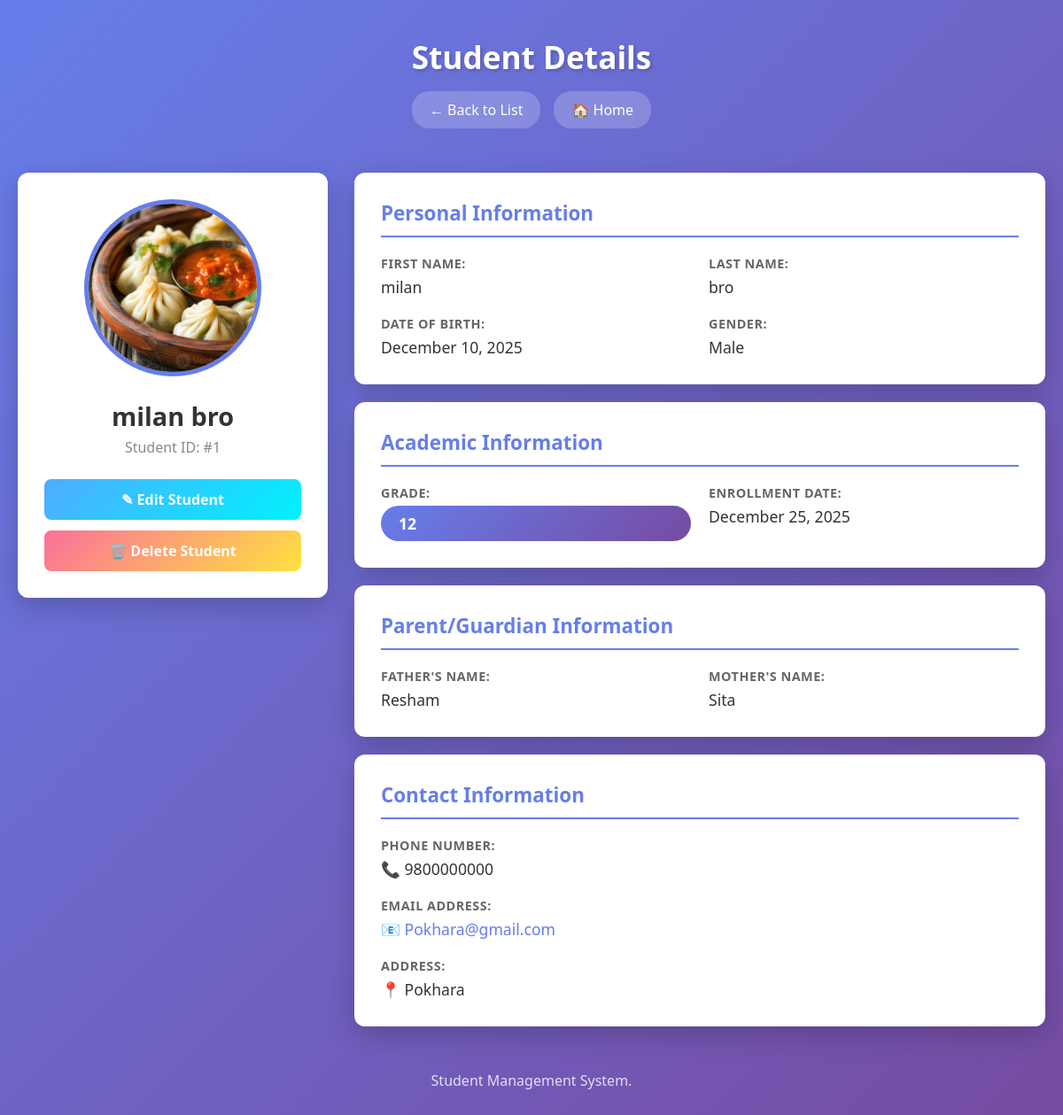
Before: /student_detail/1/ (signed in) with the older database file.
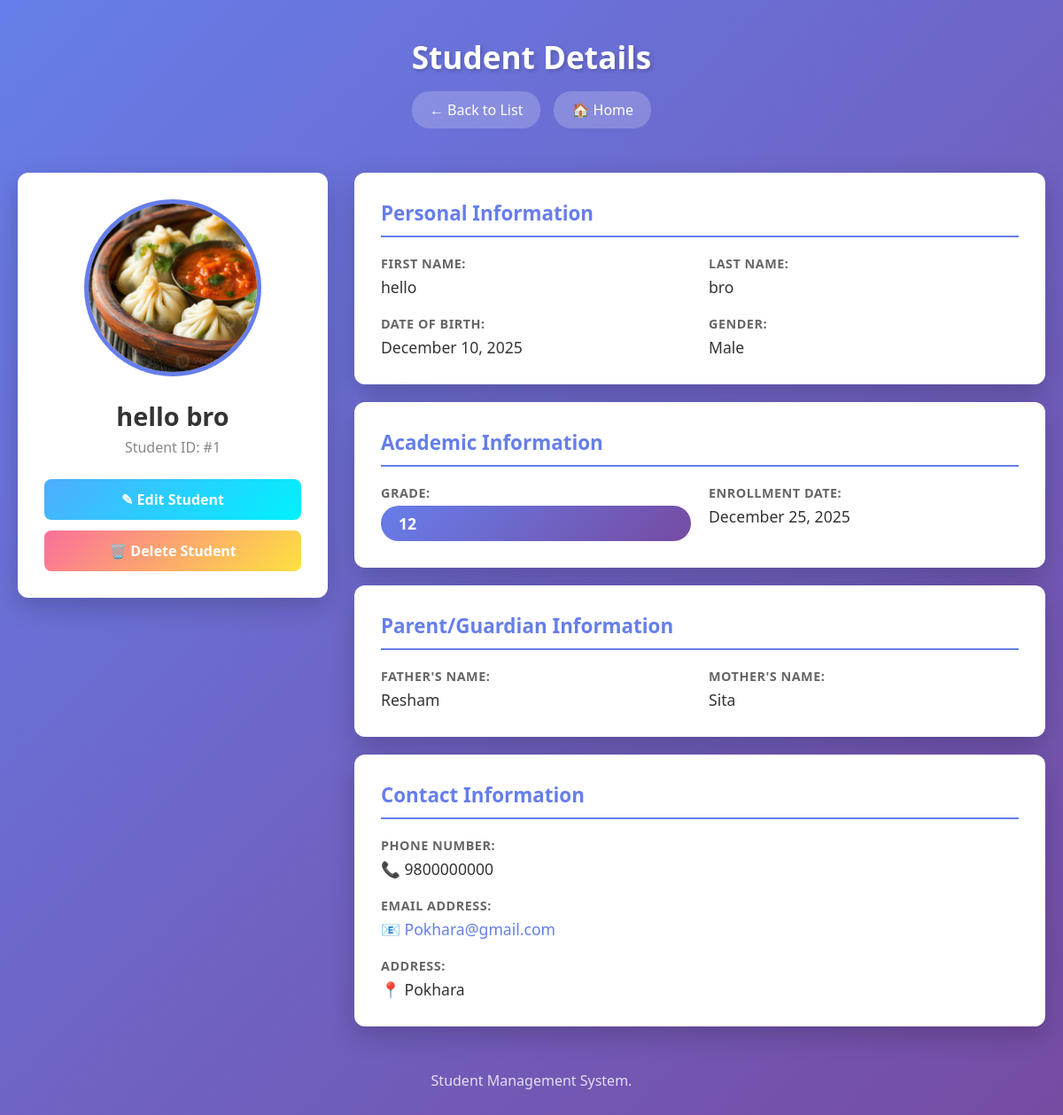
After: the same page with the newer database file.
### student/models.py (models this page shows, shortened)
class Student(models.Model):
    first_name = models.CharField(max_length=30)
    last_name = models.CharField(max_length=30)
    grade=models.CharField(max_length=10)
    date_of_birth = models.DateField()
    fathers_name = models.CharField(max_length=30, null=True, blank=True)
    mother_name = models.CharField(max_length=30, null=True, blank=True)
    address = models.TextField()
    phone_number = models.CharField(max_length=15, unique=True)
    gender = models.CharField(max_length=10)
    email = models.EmailField(unique=True, null=True, blank=True)
    enrollment_date = models.DateField()
    image = models.ImageField(upload_to='student_images/', null=True, blank=True)

### student/views.py (the view)
# urls.py: path('student_detail/<int:student_id>/', views.student_detail, name='student_detail'),
@login_required(login_url='login')
def student_detail(request, student_id):
    student = Student.objects.get(id=student_id)
    return render(request, 'student_detail.html', {'student': student})

### student/templates/student_detail.html (shortened to what the changed rows need)
{% load static %}
<!DOCTYPE html>
<html lang="en">
<head>
    <link rel="stylesheet" href="{% static 'css/student_detail.css' %}">
</head>
<body>
    <div class="container">
        <header>
            <h1>Student Details</h1>
        </header>
        <main>
            <div class="detail-container">
                <div class="photo-section">
                    {% if student.image %}
                        <img src="{{ student.image.url }}" alt="{{ student.first_name }} {{ student.last_name }}" class="student-photo">
                    {% else %}
                        <div class="photo-placeholder-large">
                            {{ student.first_name|first }}{{ student.last_name|first }}
                        </div>
                    {% endif %}
                    <h2 class="student-name">{{ student.first_name }} {{ student.last_name }}</h2>
                    <p class="student-id">Student ID: #{{ student.id }}</p>
                    <div class="action-buttons">
                        <a href="{% url 'update_student' student.id %}" class="btn btn-edit">✎ Edit Student</a>
                        <a href="{% url 'delete_student' student.id %}" class="btn btn-delete" onclick="return confirm('Are you sure you want to delete this student?')">🗑️ Delete Student</a>
                    </div>
                </div>
                <div class="info-section">
                    <div class="info-card">
                        <div class="info-grid">
                            <div class="info-item">
                                <span class="label">First Name:</span>
                                <span class="value">{{ student.first_name }}</span>
                            </div>
                            <div class="info-item">
                                <span class="label">Last Name:</span>
                                <span class="value">{{ student.last_name }}</span>
                            </div>
                            <div class="info-item">
                                <span class="label">Date of Birth:</span>
                                <span class="value">{{ student.date_of_birth|date:"F d, Y" }}</span>
                            </div>
                            <div class="info-item">
                                <span class="label">Gender:</span>
                                <span class="value">{{ student.gender }}</span>
                            </div>
                        </div>
                    </div>
                    <div class="info-card">
                        <div class="info-grid">
                            <div class="info-item">
                                <span class="label">Grade:</span>
                                <span class="value grade-badge">{{ student.grade }}</span>
                            </div>
                            <div class="info-item">
                                <span class="label">Enrollment Date:</span>
                                <span class="value">{{ student.enrollment_date|date:"F d, Y" }}</span>
                            </div>
                        </div>
                    </div>
                    <div class="info-card">
                        <div class="info-grid">
                            <div class="info-item">
                                <span class="label">Father's Name:</span>
                                <span class="value">{{ student.fathers_name|default:"Not Provided" }}</span>
                            </div>
                            <div class="info-item">
                                <span class="label">Mother's Name:</span>
                                <span class="value">{{ student.mother_name|default:"Not Provided" }}</span>
                            </div>
                        </div>
                    </div>
                    <div class="info-card">
                        <div class="info-grid">
                            <div class="info-item full-width">
                                <span class="label">Phone Number:</span>
                                <span class="value">📞 {{ student.phone_number }}</span>
                            </div>
                            <div class="info-item full-width">
                                <span class="value">
                                    {% if student.email %}
                                        📧 <a href="mailto:{{ student.email }}">{{ student.email }}</a>
                                    {% else %}
                                        Not Provided
                                    {% endif %}
                                </span>
                            </div>
                            <div class="info-item full-width">
                                <span class="label">Address:</span>
                                <span class="value">📍 {{ student.address }}</span>
                            </div>
                        </div>
                    </div>
                </div>
            </div>
        </main>
    </div>
</body>
</html>

Changed rows visible on the page:
changed Student "bro": first_name "milan" → "hello"
